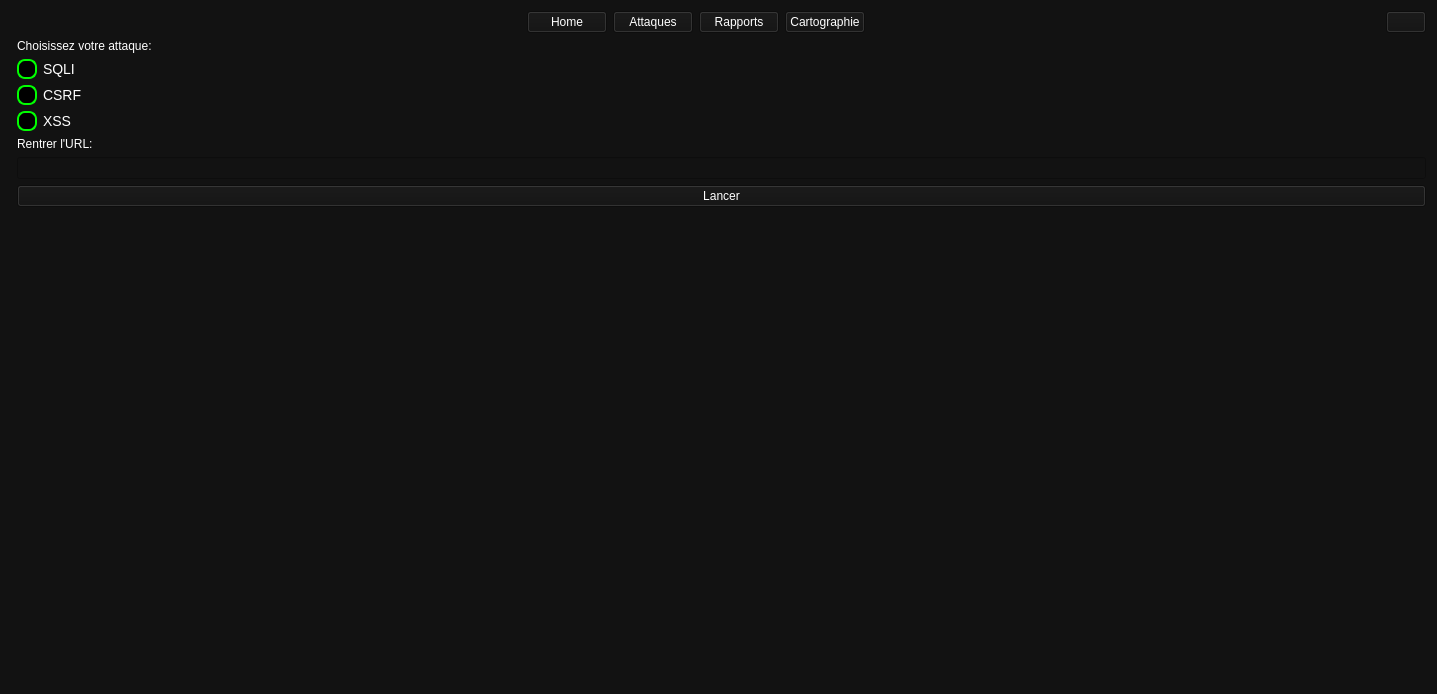
<?xml version="1.0" encoding="UTF-8"?>
<ui version="4.0">
 <class>Form</class>
 <widget class="QWidget" name="Form">
  <property name="geometry">
   <rect>
    <x>0</x>
    <y>0</y>
    <width>1437</width>
    <height>694</height>
   </rect>
  </property>
  <property name="windowTitle">
   <string>Form</string>
  </property>
  <property name="styleSheet">
   <string notr="true">background-color: #121212;
color: white;
</string>
  </property>
  <layout class="QFormLayout" name="formLayout">
   <item row="0" column="0" colspan="2">
    <layout class="QHBoxLayout" name="horizontalLayout_2">
     <item>
      <spacer name="horizontalSpacer">
       <property name="orientation">
        <enum>Qt::Horizontal</enum>
       </property>
       <property name="sizeHint" stdset="0">
        <size>
         <width>40</width>
         <height>20</height>
        </size>
       </property>
      </spacer>
     </item>
     <item>
      <widget class="QPushButton" name="pushButtonHomeAttaques">
       <property name="text">
        <string>Home</string>
       </property>
      </widget>
     </item>
     <item>
      <widget class="QPushButton" name="pushButtonAttaquesAttaques">
       <property name="text">
        <string>Attaques</string>
       </property>
      </widget>
     </item>
     <item>
      <widget class="QPushButton" name="pushButtonRapportsAttaques">
       <property name="text">
        <string>Rapports</string>
       </property>
      </widget>
     </item>
     <item>
      <widget class="QPushButton" name="pushButtonCartographieAttaques">
       <property name="text">
        <string>Cartographie</string>
       </property>
      </widget>
     </item>
     <item>
      <spacer name="horizontalSpacer_2">
       <property name="orientation">
        <enum>Qt::Horizontal</enum>
       </property>
       <property name="sizeHint" stdset="0">
        <size>
         <width>40</width>
         <height>20</height>
        </size>
       </property>
      </spacer>
     </item>
     <item>
      <widget class="QPushButton" name="pushButtonDeconnexionAttaques">
       <property name="text">
        <string/>
       </property>
       <property name="icon">
        <iconset>
         <normaloff>../../../../Downloads/image.png</normaloff>../../../../Downloads/image.png</iconset>
       </property>
       <property name="iconSize">
        <size>
         <width>32</width>
         <height>32</height>
        </size>
       </property>
      </widget>
     </item>
    </layout>
   </item>
   <item row="1" column="1">
    <widget class="QLabel" name="labelChoixAttaques">
     <property name="text">
      <string>Choisissez votre attaque:</string>
     </property>
    </widget>
   </item>
   <item row="2" column="1">
    <widget class="QCheckBox" name="checkBoxSQLI">
     <property name="styleSheet">
      <string notr="true">QCheckBox {
    color: white;
    font-size: 14px;
}

QCheckBox::indicator {
    width: 16px;
    height: 16px;
    border-radius: 8px;
    border: 2px solid #00FF00; 
    background: black;
}

QCheckBox::indicator:checked {
    background: #00FF00; 
}</string>
     </property>
     <property name="text">
      <string>SQLI</string>
     </property>
     <property name="tristate">
      <bool>false</bool>
     </property>
    </widget>
   </item>
   <item row="5" column="1">
    <widget class="QLabel" name="labelURL">
     <property name="text">
      <string>Rentrer l'URL:</string>
     </property>
    </widget>
   </item>
   <item row="6" column="1">
    <widget class="QLineEdit" name="lineEditURlAttaques"/>
   </item>
   <item row="7" column="1">
    <widget class="QPushButton" name="pushButtonLancerAttaques">
     <property name="styleSheet">
      <string notr="true">QPushButton {
    background-color: #00C853; /* Vert */
    color: white;
    font-weight: bold;
    border-radius: 10px;
    padding: 8px;
}
QPushButton:hover {
    background-color: #009624; / survol */
}</string>
     </property>
     <property name="text">
      <string>Lancer</string>
     </property>
    </widget>
   </item>
   <item row="3" column="1">
    <widget class="QCheckBox" name="checkBoxCSRF">
     <property name="styleSheet">
      <string notr="true">QCheckBox {
    color: white;
    font-size: 14px;
}

QCheckBox::indicator {
    width: 16px;
    height: 16px;
    border-radius: 8px;
    border: 2px solid #00FF00; 
    background: black;
}

QCheckBox::indicator:checked {
    background: #00FF00; 
}</string>
     </property>
     <property name="text">
      <string>CSRF</string>
     </property>
    </widget>
   </item>
   <item row="4" column="1">
    <widget class="QCheckBox" name="checkBoxXSS">
     <property name="styleSheet">
      <string notr="true">QCheckBox {
    color: white;
    font-size: 14px;
}

QCheckBox::indicator {
    width: 16px;
    height: 16px;
    border-radius: 8px;
    border: 2px solid #00FF00; 
    background: black;
}

QCheckBox::indicator:checked {
    background: #00FF00; 
}</string>
     </property>
     <property name="text">
      <string>XSS</string>
     </property>
    </widget>
   </item>
  </layout>
 </widget>
 <resources/>
 <connections/>
</ui>
